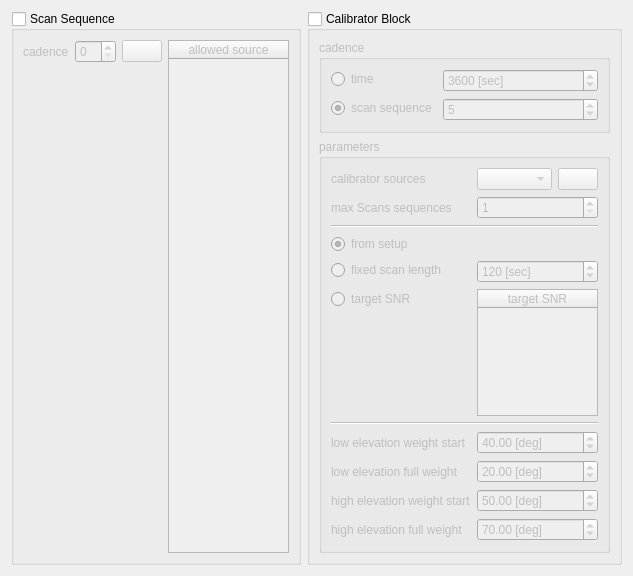
          <widget class="QWidget" name="scrollAreaWidgetContents_2">
           <property name="geometry">
            <rect>
             <x>0</x>
             <y>0</y>
             <width>633</width>
             <height>576</height>
            </rect>
           </property>
           <layout class="QHBoxLayout" name="horizontalLayout_89">
            <item>
             <widget class="QGroupBox" name="groupBox_scanSequence">
              <property name="styleSheet">
               <string notr="true"/>
              </property>
              <property name="title">
               <string>Scan Sequence</string>
              </property>
              <property name="checkable">
               <bool>true</bool>
              </property>
              <property name="checked">
               <bool>false</bool>
              </property>
              <layout class="QHBoxLayout" name="horizontalLayout_17">
               <item>
                <layout class="QVBoxLayout" name="verticalLayout_17">
                 <item>
                  <layout class="QHBoxLayout" name="horizontalLayout_34">
                   <item>
                    <widget class="QLabel" name="label_29">
                     <property name="text">
                      <string>cadence</string>
                     </property>
                    </widget>
                   </item>
                   <item>
                    <widget class="QSpinBox" name="spinBox_scanSequenceCadence">
                     <property name="sizePolicy">
                      <sizepolicy hsizetype="Expanding" vsizetype="Fixed">
                       <horstretch>0</horstretch>
                       <verstretch>0</verstretch>
                      </sizepolicy>
                     </property>
                    </widget>
                   </item>
                   <item>
                    <widget class="QPushButton" name="pushButton_addSourceGroup_Sequence">
                     <property name="toolTip">
                      <string>add new source group</string>
                     </property>
                     <property name="statusTip">
                      <string>add new source group</string>
                     </property>
                     <property name="text">
                      <string/>
                     </property>
                     <property name="icon">
                      <iconset resource="myresources.qrc">
                       <normaloff>:/icons/icons/source_group_plus.png</normaloff>:/icons/icons/source_group_plus.png</iconset>
                     </property>
                    </widget>
                   </item>
                  </layout>
                 </item>
                 <item>
                  <layout class="QHBoxLayout" name="horizontalLayout_14">
                   <item>
                    <spacer name="horizontalSpacer_19">
                     <property name="orientation">
                      <enum>Qt::Horizontal</enum>
                     </property>
                     <property name="sizeHint" stdset="0">
                      <size>
                       <width>40</width>
                       <height>20</height>
                      </size>
                     </property>
                    </spacer>
                   </item>
                  </layout>
                 </item>
                 <item>
                  <spacer name="verticalSpacer_4">
                   <property name="orientation">
                    <enum>Qt::Vertical</enum>
                   </property>
                   <property name="sizeHint" stdset="0">
                    <size>
                     <width>20</width>
                     <height>40</height>
                    </size>
                   </property>
                  </spacer>
                 </item>
                </layout>
               </item>
               <item>
                <widget class="QTableWidget" name="tableWidget_scanSequence">
                 <property name="columnCount">
                  <number>1</number>
                 </property>
                 <attribute name="horizontalHeaderStretchLastSection">
                  <bool>true</bool>
                 </attribute>
                 <column>
                  <property name="text">
                   <string>allowed source</string>
                  </property>
                 </column>
                </widget>
               </item>
              </layout>
             </widget>
            </item>
            <item>
             <widget class="QGroupBox" name="groupBox_CalibratorBlock">
              <property name="styleSheet">
               <string notr="true"/>
              </property>
              <property name="title">
               <string>Calibrator Block</string>
              </property>
              <property name="checkable">
               <bool>true</bool>
              </property>
              <property name="checked">
               <bool>false</bool>
              </property>
              <layout class="QVBoxLayout" name="verticalLayout_24">
               <item>
                <widget class="QGroupBox" name="groupBox_12">
                 <property name="styleSheet">
                  <string notr="true"/>
                 </property>
                 <property name="title">
                  <string>cadence</string>
                 </property>
                 <property name="flat">
                  <bool>false</bool>
                 </property>
                 <layout class="QVBoxLayout" name="verticalLayout_25">
                  <item>
                   <layout class="QFormLayout" name="formLayout_14">
                    <item row="0" column="0">
                     <widget class="QRadioButton" name="radioButton_calibratorTime">
                      <property name="text">
                       <string>time</string>
                      </property>
                      <property name="checked">
                       <bool>false</bool>
                      </property>
                     </widget>
                    </item>
                    <item row="0" column="1">
                     <widget class="QSpinBox" name="spinBox_calibratorTime">
                      <property name="enabled">
                       <bool>false</bool>
                      </property>
                      <property name="suffix">
                       <string> [sec]</string>
                      </property>
                      <property name="maximum">
                       <number>100000</number>
                      </property>
                      <property name="singleStep">
                       <number>600</number>
                      </property>
                      <property name="value">
                       <number>3600</number>
                      </property>
                     </widget>
                    </item>
                    <item row="1" column="0">
                     <widget class="QRadioButton" name="radioButton_calibratorScanSequence">
                      <property name="text">
                       <string>scan sequence</string>
                      </property>
                      <property name="checked">
                       <bool>true</bool>
                      </property>
                     </widget>
                    </item>
                    <item row="1" column="1">
                     <widget class="QSpinBox" name="spinBox_calibratorScanSequence">
                      <property name="value">
                       <number>5</number>
                      </property>
                     </widget>
                    </item>
                   </layout>
                  </item>
                 </layout>
                </widget>
               </item>
               <item>
                <widget class="QGroupBox" name="groupBox_13">
                 <property name="title">
                  <string>parameters</string>
                 </property>
                 <layout class="QVBoxLayout" name="verticalLayout_26">
                  <item>
                   <layout class="QFormLayout" name="formLayout_5">
                    <item row="0" column="0">
                     <widget class="QLabel" name="label_31">
                      <property name="text">
                       <string>calibrator sources</string>
                      </property>
                     </widget>
                    </item>
                    <item row="1" column="0">
                     <widget class="QLabel" name="label_32">
                      <property name="text">
                       <string>max Scans sequences</string>
                      </property>
                     </widget>
                    </item>
                    <item row="1" column="1">
                     <widget class="QSpinBox" name="spinBox_calibrator_maxScanSequence">
                      <property name="minimum">
                       <number>1</number>
                      </property>
                     </widget>
                    </item>
                    <item row="2" column="0" colspan="2">
                     <widget class="Line" name="line_6">
                      <property name="orientation">
                       <enum>Qt::Horizontal</enum>
                      </property>
                     </widget>
                    </item>
                    <item row="4" column="0">
                     <widget class="QRadioButton" name="radioButton">
                      <property name="text">
                       <string>fixed scan length</string>
                      </property>
                      <property name="checked">
                       <bool>false</bool>
                      </property>
                     </widget>
                    </item>
                    <item row="4" column="1">
                     <layout class="QHBoxLayout" name="horizontalLayout_37">
                      <item>
                       <widget class="QSpinBox" name="spinBox_calibratorFixedScanLength">
                        <property name="suffix">
                         <string> [sec]</string>
                        </property>
                        <property name="prefix">
                         <string/>
                        </property>
                        <property name="minimum">
                         <number>1</number>
                        </property>
                        <property name="maximum">
                         <number>10000</number>
                        </property>
                        <property name="singleStep">
                         <number>10</number>
                        </property>
                        <property name="value">
                         <number>120</number>
                        </property>
                       </widget>
                      </item>
                     </layout>
                    </item>
                    <item row="5" column="0">
                     <widget class="QRadioButton" name="radioButton_3">
                      <property name="text">
                       <string>target SNR</string>
                      </property>
                     </widget>
                    </item>
                    <item row="5" column="1">
                     <widget class="QTableWidget" name="tableWidget_2">
                      <property name="enabled">
                       <bool>false</bool>
                      </property>
                      <attribute name="horizontalHeaderStretchLastSection">
                       <bool>true</bool>
                      </attribute>
                      <column>
                       <property name="text">
                        <string>target SNR</string>
                       </property>
                      </column>
                     </widget>
                    </item>
                    <item row="7" column="0" colspan="2">
                     <widget class="Line" name="line_5">
                      <property name="orientation">
                       <enum>Qt::Horizontal</enum>
                      </property>
                     </widget>
                    </item>
                    <item row="8" column="0">
                     <widget class="QLabel" name="label_35">
                      <property name="text">
                       <string>low elevation weight start</string>
                      </property>
                     </widget>
                    </item>
                    <item row="8" column="1">
                     <layout class="QHBoxLayout" name="horizontalLayout_38">
                      <item>
                       <widget class="QDoubleSpinBox" name="doubleSpinBox_calibratorLowElStart">
                        <property name="suffix">
                         <string> [deg]</string>
                        </property>
                        <property name="maximum">
                         <double>90.000000000000000</double>
                        </property>
                        <property name="singleStep">
                         <double>5.000000000000000</double>
                        </property>
                        <property name="value">
                         <double>40.000000000000000</double>
                        </property>
                       </widget>
                      </item>
                     </layout>
                    </item>
                    <item row="9" column="0">
                     <widget class="QLabel" name="label_33">
                      <property name="text">
                       <string>low elevation full weight</string>
                      </property>
                     </widget>
                    </item>
                    <item row="9" column="1">
                     <layout class="QHBoxLayout" name="horizontalLayout_41">
                      <item>
                       <widget class="QDoubleSpinBox" name="doubleSpinBox_calibratorLowElEnd">
                        <property name="suffix">
                         <string> [deg]</string>
                        </property>
                        <property name="maximum">
                         <double>90.000000000000000</double>
                        </property>
                        <property name="singleStep">
                         <double>5.000000000000000</double>
                        </property>
                        <property name="value">
                         <double>20.000000000000000</double>
                        </property>
                       </widget>
                      </item>
                     </layout>
                    </item>
                    <item row="10" column="0">
                     <widget class="QLabel" name="label_36">
                      <property name="text">
                       <string>high elevation weight start</string>
                      </property>
                     </widget>
                    </item>
                    <item row="10" column="1">
                     <layout class="QHBoxLayout" name="horizontalLayout_39">
                      <item>
                       <widget class="QDoubleSpinBox" name="doubleSpinBox_calibratorHighElStart">
                        <property name="suffix">
                         <string> [deg]</string>
                        </property>
                        <property name="maximum">
                         <double>90.000000000000000</double>
                        </property>
                        <property name="singleStep">
                         <double>5.000000000000000</double>
                        </property>
                        <property name="value">
                         <double>50.000000000000000</double>
                        </property>
                       </widget>
                      </item>
                     </layout>
                    </item>
                    <item row="11" column="0">
                     <widget class="QLabel" name="label_37">
                      <property name="text">
                       <string>high elevation full weight</string>
                      </property>
                     </widget>
                    </item>
                    <item row="11" column="1">
                     <layout class="QHBoxLayout" name="horizontalLayout_40">
                      <item>
                       <widget class="QDoubleSpinBox" name="doubleSpinBox_calibratorHighElEnd">
                        <property name="suffix">
                         <string> [deg]</string>
                        </property>
                        <property name="maximum">
                         <double>90.000000000000000</double>
                        </property>
                        <property name="singleStep">
                         <double>5.000000000000000</double>
                        </property>
                        <property name="value">
                         <double>70.000000000000000</double>
                        </property>
                       </widget>
                      </item>
                     </layout>
                    </item>
                    <item row="0" column="1">
                     <layout class="QHBoxLayout" name="horizontalLayout_16">
                      <item>
                       <widget class="QComboBox" name="comboBox_calibratorBlock_calibratorSources">
                        <property name="sizePolicy">
                         <sizepolicy hsizetype="Expanding" vsizetype="Fixed">
                          <horstretch>0</horstretch>
                          <verstretch>0</verstretch>
                         </sizepolicy>
                        </property>
                       </widget>
                      </item>
                      <item>
                       <widget class="QPushButton" name="pushButton_addSourceGroup_Calibrator">
                        <property name="toolTip">
                         <string>add new source group</string>
                        </property>
                        <property name="statusTip">
                         <string>add new source group</string>
                        </property>
                        <property name="text">
                         <string/>
                        </property>
                        <property name="icon">
                         <iconset resource="myresources.qrc">
                          <normaloff>:/icons/icons/source_group_plus.png</normaloff>:/icons/icons/source_group_plus.png</iconset>
                        </property>
                       </widget>
                      </item>
                     </layout>
                    </item>
                    <item row="3" column="0">
                     <widget class="QRadioButton" name="radioButton_2">
                      <property name="text">
                       <string>from setup</string>
                      </property>
                      <property name="checked">
                       <bool>true</bool>
                      </property>
                     </widget>
                    </item>
                   </layout>
                  </item>
                 </layout>
                </widget>
               </item>
              </layout>
             </widget>
            </item>
           </layout>
          </widget>
